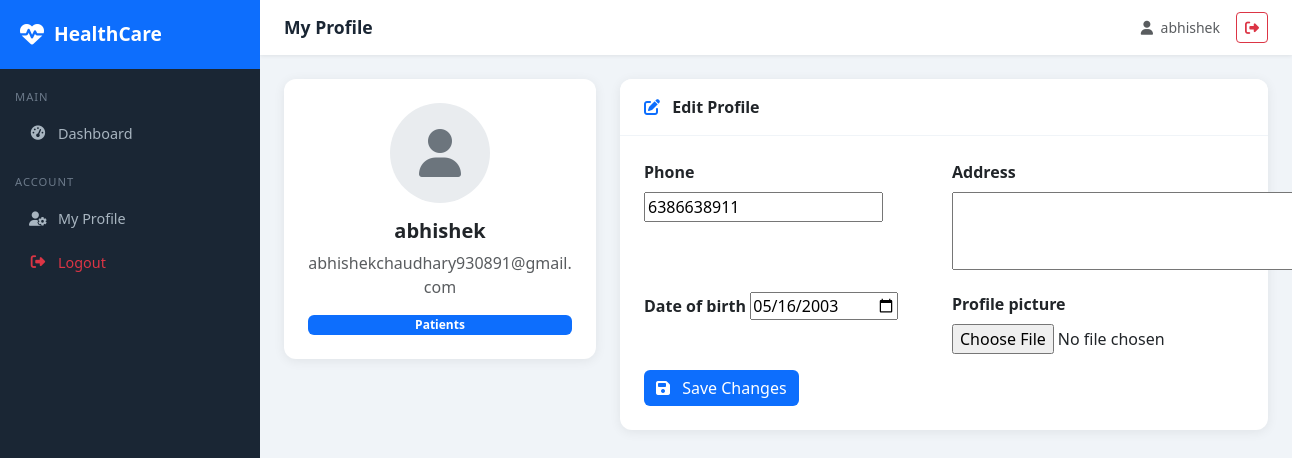
/profile/ (signed in), run on the app's committed database.
### accounts/models.py (models this page shows, shortened)
class UserProfile(models.Model):
    ROLE_CHOICES = [
        ('admin', 'Admin'),
        ('doctor', 'Doctor'),
        ('patients', 'Patients'),
        ('staff', 'Staff'),
    ]
    user = models.OneToOneField(
        User,
        on_delete=models.CASCADE,
        related_name='profile'
    )
    role = models.CharField(max_length=20, choices=ROLE_CHOICES, default='patients')
    phone = models.CharField(max_length=15, blank=True)
    address = models.TextField(blank=True)
    date_of_birth = models.DateField(null=True, blank=True)
    profile_picture = models.ImageField(upload_to='profiles/', blank=True, null=True)
    created_at = models.DateTimeField(auto_now_add=True)

### accounts/views.py (the view)
# urls.py: path('profile/', views.profile, name='profile'),
@login_required
def profile(request):
    try:
        user_profile = request.user.profile
    except UserProfile.DoesNotExist:
        user_profile = UserProfile.objects.create(user=request.user)
    if request.method == 'POST':
        form = UserProfileForm(request.POST, request.FILES, instance=user_profile)
        if form.is_valid():
            form.save()
            messages.success(request, 'Profile updated successfully!')
            return redirect('profile')
    else:
        form = UserProfileForm(instance=user_profile)
    return render(request, 'accounts/profile.html', {
        'form': form,
        'user_profile': user_profile
    })

### accounts/forms.py
class UserProfileForm(forms.ModelForm):
    class Meta:
        model = UserProfile
        fields = ['phone', 'address', 'date_of_birth', 'profile_picture']
        widgets = {
            'date_of_birth': forms.DateInput(attrs={'type': 'date'}),
            'address': forms.Textarea(attrs={'rows': 3}),
        }

### templates/accounts/profile.html (shortened to what this page needs)
{% extends 'base/base.html' %}
{% block page_title %}My Profile{% endblock %}
{% block content %}
<div class="row g-4">
    <div class="col-md-4">
        <div class="card text-center p-4">
            <div class="mb-3">
                {% if user_profile.profile_picture %}
                    <img src="{{ user_profile.profile_picture.url }}"
                         class="rounded-circle"
                         width="100"
                         height="100"
                         style="object-fit: cover;">
                {% else %}
                    <div style="
                        width: 100px;
                        height: 100px;
                        background: #e9ecef;
                        border-radius: 50%;
                        display: flex;
                        align-items: center;
                        justify-content: center;
                        margin: 0 auto;
                    ">
                        <i class="fas fa-user fa-3x text-secondary"></i>
                    </div>
                {% endif %}
            </div>
            <h5 class="fw-bold">
                {{ user.get_full_name|default:user.username }}
            </h5>
            <p class="text-muted">{{ user.email }}</p>
            <span class="badge bg-primary">
                {{ user_profile.get_role_display }}
            </span>
        </div>
    </div>
    <div class="col-md-8">
        <div class="card">
            <div class="card-header py-3 px-4">
                <i class="fas fa-edit me-2 text-primary"></i>
                Edit Profile
            </div>
            <div class="card-body p-4">
                <form method="post" enctype="multipart/form-data">
                    <div class="row g-3">
                        {% for field in form %}
                            <div class="col-md-6">
                                <label class="form-label fw-semibold">
                                    {{ field.label }}
                                </label>
                                {{ field }}
                            </div>
                        {% endfor %}
                    </div>
                    <button type="submit" class="btn btn-primary mt-3">
                        <i class="fas fa-save me-2"></i>
                        Save Changes
                    </button>
                </form>
            </div>
        </div>
    </div>
</div>
{% endblock %}

### templates/base/base.html (shortened to what this page needs)
<!DOCTYPE html>
<html lang="en">
<head>
    <link href="https://cdn.jsdelivr.net/npm/bootstrap@5.3.0/dist/css/bootstrap.min.css" rel="stylesheet">
    <link href="https://cdnjs.cloudflare.com/ajax/libs/font-awesome/6.4.0/css/all.min.css" rel="stylesheet">
</head>
<body>
{% if user.is_authenticated %}
    <div class="sidebar">
        <div class="sidebar-brand">
            <i class="fas fa-heartbeat"></i>
            <span>HealthCare</span>
        </div>
        <nav class="mt-2">
            <div class="nav-section">Main</div>
            <a href="{% url 'dashboard' %}" class="nav-link {% if request.resolver_match.url_name == 'dashboard' %}active{% endif %}">
                <i class="fas fa-tachometer-alt"></i> Dashboard
            </a>
            <div class="nav-section">Account</div>
            <a href="{% url 'profile' %}" class="nav-link">
                <i class="fas fa-user-cog"></i> My Profile
            </a>
            <a href="{% url 'logout' %}" class="nav-link text-danger">
                <i class="fas fa-sign-out-alt"></i> Logout
            </a>
        </nav>
    </div>
    <div class="main-content">
        <div class="topbar">
            <span class="topbar-title">
                {% block page_title %}HealthCare Portal{% endblock %}
            </span>
            <div class="d-flex align-items-center gap-3">
                <span class="text-muted small">
                    <i class="fas fa-user me-1"></i>
                    {{ user.get_full_name|default:user.username }}
                </span>
                <a href="{% url 'logout' %}" class="btn btn-sm btn-outline-danger">
                    <i class="fas fa-sign-out-alt"></i>
                </a>
            </div>
        </div>
        <div class="page-content">
            {% block content %}{% endblock %}
        </div>
    </div>
{% else %}
    {% block public_content %}{% endblock %}
{% endif %}
</body>
</html>

### templates/base/base.html (style rules this page uses)
:root { --primary: #0d6efd; --sidebar-bg: #1a2634; --sidebar-width: 260px; }
body { background: #f0f4f8; font-family: 'Segoe UI', sans-serif; }
.sidebar { position: fixed; top: 0; left: 0; height: 100vh; width: var(--sidebar-width); background: var(--sidebar-bg); z-index: 1000; overflow-y: auto; transition: all 0.3s; }
.sidebar-brand { padding: 20px; background: #0d6efd; color: white; font-size: 1.2rem; font-weight: 700; display: flex; align-items: center; gap: 10px; }
.sidebar-brand i { font-size: 1.5rem; }
.nav-section { padding: 10px 15px 5px; font-size: 0.7rem; color: #6c7a8a; text-transform: uppercase; letter-spacing: 1px; margin-top: 10px; }
.sidebar .nav-link { color: #a8b5c0; padding: 10px 20px; border-radius: 8px; margin: 2px 8px; display: flex; align-items: center; gap: 10px; font-size: 0.9rem; transition: all 0.2s; }
.sidebar .nav-link i { width: 20px; text-align: center; }
.main-content { margin-left: var(--sidebar-width); min-height: 100vh; }
.topbar { background: #fff; padding: 12px 24px; box-shadow: 0 1px 4px rgba(0, 0, 0, 0.08); display: flex; justify-content: space-between; align-items: center; position: sticky; top: 0; z-index: 999; }
.topbar-title { font-weight: 600; color: #1a2634; font-size: 1.1rem; }
.page-content { padding: 24px; }
.card { border: none; border-radius: 12px; box-shadow: 0 2px 12px rgba(0, 0, 0, 0.07); }
.card-header { background: #fff; border-bottom: 1px solid #f0f4f8; border-radius: 12px 12px 0 0 !important; font-weight: 600; }
.btn-primary { background: #0d6efd; border: none; }

### data on the page
UserProfile: role "Patients", form "6386638911" "05/16/2003"

### other printed values
{{ user.get_full_name|default:user.username }} "abhishek"
{{ user.email }} "abhishekchaudhary930891@gmail.com"
{{ field.label }} "Phone" "Address" "Date of birth" "Profile picture"
